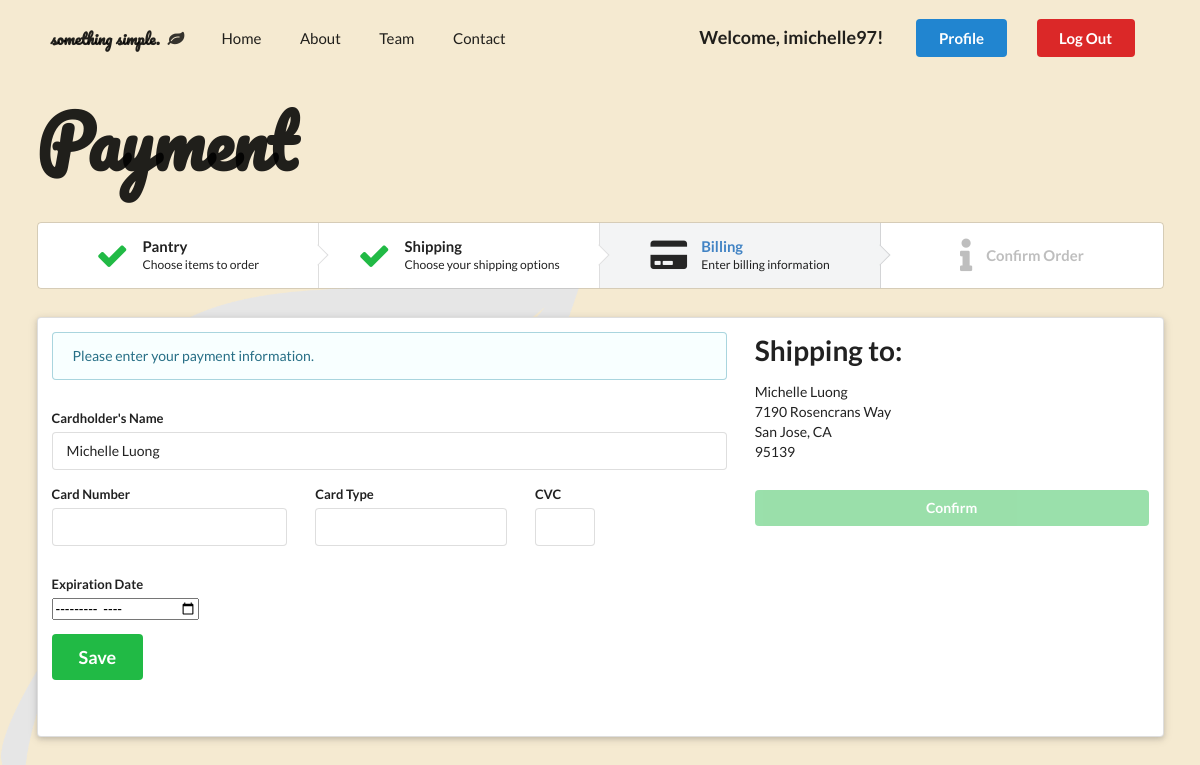
The page /payment.php (signed in) on the database its author committed.
### tables this page shows
CREATE TABLE `customer_profile` (
  `customer_id` int(11) NOT NULL,
  `first_name` varchar(128) DEFAULT NULL,
  `last_name` varchar(128) DEFAULT NULL,
  `username` varchar(128) DEFAULT NULL,
  `phone_number` varchar(128) DEFAULT NULL,
  `address` varchar(128) DEFAULT NULL,
  `city` varchar(128) DEFAULT NULL,
  `state` varchar(128) DEFAULT NULL,
  `zipcode` varchar(128) DEFAULT NULL,
  `card_type` varchar(128) DEFAULT NULL,
  `card_number` varchar(128) DEFAULT NULL,
  `cvc` varchar(128) DEFAULT NULL,
  `expiration_date` varchar(128) DEFAULT NULL
);

### payment.php (the view, shortened to what this page needs)
<?php
  include('server.php');
  $username = $_SESSION['username']['username'];
  $query = "SELECT * FROM customer_profile WHERE username='$username';";
  $results = mysqli_query($db, $query);
  if(mysqli_num_rows($results) == 1) {
    $profile = mysqli_fetch_assoc($results);
    $firstName = $profile['first_name'];
    $lastName = $profile['last_name'];
		$address = $profile['address'];
		$city = $profile['city'];
		$state = $profile['state'];
    $zipcode = $profile['zipcode'];
    $card_type = $profile['card_type'];
		$card_number = $profile['card_number'];
		$cvc = $profile['cvc'];
		$expiration_date = $profile['expiration_date'];
  } else if(mysqli_num_rows($results) == 0) {
    $profile = mysqli_fetch_assoc($results);
    $firstName = "";
    $lastName = "";
		$address = "";
		$city = "";
		$state = "";
    $zipcode = "";
    $card_type = "";
		$card_number = "";
		$cvc = "";
		$expiration_date = "";
  }
?>
<!DOCTYPE html>
<html>
<head>
  <link rel="stylesheet" type="text/css" href="https://cdnjs.cloudflare.com/ajax/libs/semantic-ui/2.3.3/semantic.css">
</head>
<body>
  <div class="pusher">
    <section id="payment">
      <div class="navbar">
        <div class="ui container">
          <div class="ui large secondary menu">
            <div class="header item">
              <span>something simple.</span>
              <i class="leaf icon"></i>
            </div>
            <a class="item" href="home.php">Home</a>
            <a class="item">About</a>
            <a class="item">Team</a>
            <a class="item">Contact</a>
            <div class="right item">
              <h3>Welcome, <?php echo $_SESSION['username']['username']; ?>!</h3>
              <a class="ui primary button" href="profile.php">Profile</a>
              <a class="ui negative button" href="index.php">Log Out</a>
            </div>
          </div>
        </div>
      </div>
      <div class="ui container">
        <div class="row">
          <h1>Payment</h1>
        </div>
        <div class="row">
          <div class="ui four small steps">
            <a href="pantry.php" class="completed link step">
              <i class="cart icon"></i>
              <div class="content">
                <div class="title">Pantry</div>
                <div class="description">Choose items to order</div>
              </div>
            </a>
            <a href="shipping.php" class="completed link step">
              <i class="truck icon"></i>
              <div class="content">
                <div class="title">Shipping</div>
                <div class="description">Choose your shipping options</div>
              </div>
            </a>
            <div class="active step">
              <i class="payment icon"></i>
              <div class="content">
                <div class="title">Billing</div>
                <div class="description">Enter billing information</div>
              </div>
            </div>
            <div class="disabled step">
              <i class="info icon"></i>
              <div class="content">
                <div class="title">Confirm Order</div>
              </div>
            </div>
          </div>
        </div>
      </div>
      <div class="ui raised segment container">
        <div class="ui grid">
          <div class="ui ten wide column">
            <div class="ui info message">
              Please enter your payment information.
            </div>
            <div class="ui container">
              <form method="post" actions="payment.php" class="ui form">
                <div class="field">
                  <label>Cardholder's Name</label>
                  <input type="text" value="<?php echo $firstName . " " . $lastName?>">
                </div>
                <div class="ui grid">
                  <div class="ui six wide column field">
                    <label>Card Number</label>
                    <input type="text" name="card_number" id="cardNumber" value="<?php echo $card_number; ?>">
                  </div>
                  <div class="ui five wide column field">
                    <label>Card Type</label>
                    <input type="text" name="card_type" id="cardType" value="<?php echo $card_type; ?>">
                  </div>
                  <div class="ui two wide column field">
                    <label>CVC</label>
                    <input type="text" name="cvc" value="<?php echo $cvc; ?>">
                  </div>
                  <div class="ui six wide column field">
                        <label>Expiration Date</label>
                        <input type="month" name="expiration_date" id="cardDate" value="<?php echo $expiration_date; ?>">
                  </div>
                  <div class="ui left aligned container">
                        <button type="submit" onmouseover="creditcardValidation()" class="ui big green submit button" name="payment_update">Save</button>
                      </div>
                </div>
              </form>
            </div>
          </div>
          <div class="ui six wide column">
            <h1>Shipping to:</h1>
            <div class="ui grid">
              <div class="row">
                <div class="ten wide column">
                  <p>
                  <?php echo $firstName . " " . $lastName?> <br>
                  <?php echo $address ?> <br>
                  <?php echo $city . ', ' . $state ?> <br>
                  <?php echo $zipcode ?>
                  </p>
                </div>
              </div>
              <div class="row">
                <div class="sixteen wide column">
                	<?php
                	if($card_number == "")
                	{
                		echo "<button class='ui disabled fluid green button'>Confirm</button>";
                	}
                	else
                	{
	                  echo "<a href='confirmation.php'>
	                    <button class='ui fluid green button' id='confirm_button'>Confirm</button>
	                  </a>";
              		}
                  ?>
                </div>
              </div>
            </div>
          </div>
        </div>
      </div>
    </section>
  </div>
</body>
</html>

### payment.php (style rules this page uses)
body { min-height: 700px; padding: 0.5em 0em; background: #F5EAD1 url('images/web-graphics/leaf-watermark.png'); background-size: 600px; background-repeat: no-repeat; background-position: left bottom; left: -2em; bottom: -2em; }
#payment .container { margin-bottom: 2em; }
#payment .container .header span { font-family: 'Pacifico', cursive; }
#payment .container .header i { padding: 0 0.5em; }
#payment .container .right .button { margin: 0 1em !important; }
#payment .navbar .container .right h3 { margin: 0 1em !important; }
#payment .container .row h1 { font-size: 5em; margin-bottom: 0.5em; font-family: 'Pacifico', cursive; }
#payment .container .message { margin-bottom: 2em; }
#payment .container .field { margin-bottom: 1em; }
#payment .container .column { margin-bottom: 0; }

### rows shown on the page
customer_profile: first_name+last_name "Michelle Luong", first_name "Michelle", last_name "Luong", address "7190 Rosencrans Way", city "San Jose", state "CA", zipcode "95139"

### other values the page prints
$_SESSION['username']['username'] "imichelle97"
